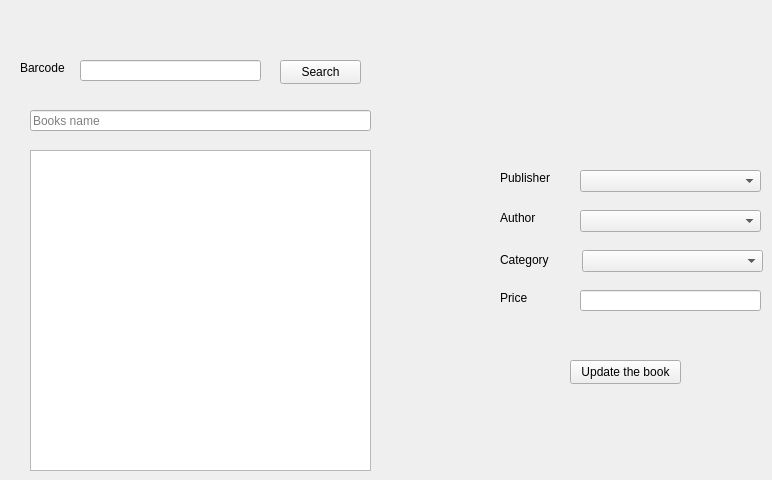
        <widget class="QWidget" name="tab_25">
         <attribute name="title">
          <string>Update Book</string>
         </attribute>
         <widget class="QLabel" name="label_37">
          <property name="geometry">
           <rect>
            <x>500</x>
            <y>290</y>
            <width>49</width>
            <height>16</height>
           </rect>
          </property>
          <property name="text">
           <string>Price</string>
          </property>
         </widget>
         <widget class="QLineEdit" name="lineEdit_45">
          <property name="geometry">
           <rect>
            <x>580</x>
            <y>290</y>
            <width>181</width>
            <height>21</height>
           </rect>
          </property>
         </widget>
         <widget class="QComboBox" name="comboBox_20">
          <property name="geometry">
           <rect>
            <x>580</x>
            <y>210</y>
            <width>181</width>
            <height>22</height>
           </rect>
          </property>
         </widget>
         <widget class="QPushButton" name="pushButton_29">
          <property name="geometry">
           <rect>
            <x>280</x>
            <y>60</y>
            <width>81</width>
            <height>24</height>
           </rect>
          </property>
          <property name="text">
           <string>Search</string>
          </property>
         </widget>
         <widget class="QPlainTextEdit" name="plainTextEdit_5">
          <property name="geometry">
           <rect>
            <x>30</x>
            <y>150</y>
            <width>341</width>
            <height>321</height>
           </rect>
          </property>
         </widget>
         <widget class="QLabel" name="label_38">
          <property name="geometry">
           <rect>
            <x>500</x>
            <y>170</y>
            <width>61</width>
            <height>16</height>
           </rect>
          </property>
          <property name="text">
           <string>Publisher</string>
          </property>
         </widget>
         <widget class="QLineEdit" name="lineEdit_46">
          <property name="geometry">
           <rect>
            <x>30</x>
            <y>110</y>
            <width>341</width>
            <height>21</height>
           </rect>
          </property>
          <property name="placeholderText">
           <string>Books name</string>
          </property>
         </widget>
         <widget class="QLabel" name="label_39">
          <property name="geometry">
           <rect>
            <x>500</x>
            <y>210</y>
            <width>49</width>
            <height>16</height>
           </rect>
          </property>
          <property name="text">
           <string>Author</string>
          </property>
         </widget>
         <widget class="QLineEdit" name="lineEdit_47">
          <property name="geometry">
           <rect>
            <x>80</x>
            <y>60</y>
            <width>181</width>
            <height>21</height>
           </rect>
          </property>
         </widget>
         <widget class="QComboBox" name="comboBox_21">
          <property name="geometry">
           <rect>
            <x>582</x>
            <y>250</y>
            <width>181</width>
            <height>22</height>
           </rect>
          </property>
         </widget>
         <widget class="QLabel" name="label_40">
          <property name="geometry">
           <rect>
            <x>20</x>
            <y>60</y>
            <width>49</width>
            <height>16</height>
           </rect>
          </property>
          <property name="text">
           <string>Barcode</string>
          </property>
         </widget>
         <widget class="QLabel" name="label_41">
          <property name="geometry">
           <rect>
            <x>500</x>
            <y>250</y>
            <width>61</width>
            <height>20</height>
           </rect>
          </property>
          <property name="text">
           <string>Category</string>
          </property>
         </widget>
         <widget class="QComboBox" name="comboBox_22">
          <property name="geometry">
           <rect>
            <x>580</x>
            <y>170</y>
            <width>181</width>
            <height>22</height>
           </rect>
          </property>
         </widget>
         <widget class="QPushButton" name="pushButton_30">
          <property name="geometry">
           <rect>
            <x>570</x>
            <y>360</y>
            <width>111</width>
            <height>24</height>
           </rect>
          </property>
          <property name="text">
           <string>Update the book</string>
          </property>
         </widget>
        </widget>
